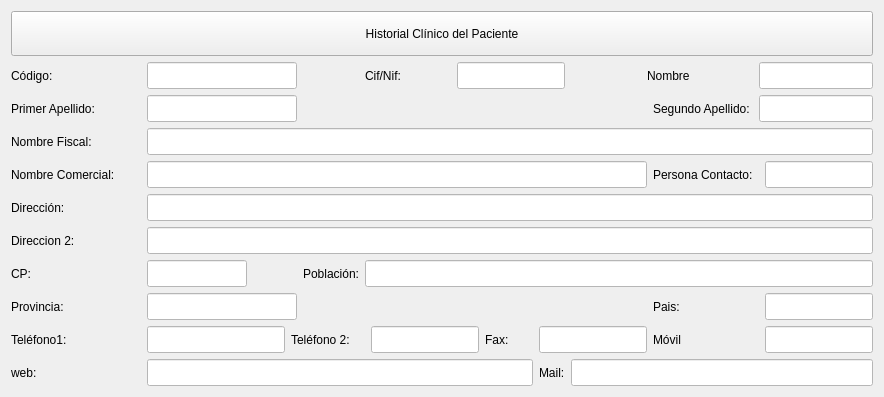
      <widget class="QWidget" name="tab">
       <attribute name="title">
        <string>Cliente</string>
       </attribute>
       <layout class="QGridLayout" name="gridLayout_7">
        <item row="0" column="0">
         <layout class="QGridLayout" name="gridLayout_2">
          <item row="7" column="1" colspan="2">
           <widget class="QLineEdit" name="txtcCp">
            <property name="minimumSize">
             <size>
              <width>0</width>
              <height>27</height>
             </size>
            </property>
            <property name="maximumSize">
             <size>
              <width>100</width>
              <height>16777215</height>
             </size>
            </property>
            <property name="styleSheet">
             <string notr="true">background-color: rgb(255, 255, 255);</string>
            </property>
           </widget>
          </item>
          <item row="8" column="0">
           <widget class="QLabel" name="label_17">
            <property name="text">
             <string>Provincia:                    </string>
            </property>
           </widget>
          </item>
          <item row="8" column="1" colspan="3">
           <widget class="QLineEdit" name="txtcProvincia">
            <property name="minimumSize">
             <size>
              <width>0</width>
              <height>27</height>
             </size>
            </property>
            <property name="maximumSize">
             <size>
              <width>150</width>
              <height>16777215</height>
             </size>
            </property>
            <property name="styleSheet">
             <string notr="true">background-color: rgb(255, 255, 255);</string>
            </property>
           </widget>
          </item>
          <item row="9" column="0">
           <widget class="QLabel" name="label_19">
            <property name="text">
             <string>Teléfono1:                   </string>
            </property>
           </widget>
          </item>
          <item row="9" column="12" colspan="3">
           <widget class="QLineEdit" name="txtcFax">
            <property name="minimumSize">
             <size>
              <width>100</width>
              <height>27</height>
             </size>
            </property>
            <property name="styleSheet">
             <string notr="true">background-color: rgb(255, 255, 255);</string>
            </property>
           </widget>
          </item>
          <item row="10" column="0">
           <widget class="QLabel" name="label_23">
            <property name="text">
             <string>web:                              </string>
            </property>
           </widget>
          </item>
          <item row="8" column="4" colspan="10">
           <spacer name="horizontalSpacer_4">
            <property name="orientation">
             <enum>Qt::Horizontal</enum>
            </property>
            <property name="sizeHint" stdset="0">
             <size>
              <width>40</width>
              <height>20</height>
             </size>
            </property>
           </spacer>
          </item>
          <item row="10" column="1" colspan="11">
           <widget class="QLineEdit" name="txtcWeb">
            <property name="minimumSize">
             <size>
              <width>0</width>
              <height>27</height>
             </size>
            </property>
            <property name="styleSheet">
             <string notr="true">background-color: rgb(255, 255, 255);</string>
            </property>
           </widget>
          </item>
          <item row="10" column="13" colspan="5">
           <widget class="QLineEdit" name="txtcEMail">
            <property name="minimumSize">
             <size>
              <width>0</width>
              <height>27</height>
             </size>
            </property>
            <property name="styleSheet">
             <string notr="true">background-color: rgb(255, 255, 255);</string>
            </property>
           </widget>
          </item>
          <item row="10" column="12">
           <widget class="QLabel" name="label_24">
            <property name="text">
             <string>Mail:</string>
            </property>
           </widget>
          </item>
          <item row="9" column="6" colspan="4">
           <widget class="QLineEdit" name="txtcTelefono2">
            <property name="minimumSize">
             <size>
              <width>100</width>
              <height>27</height>
             </size>
            </property>
            <property name="styleSheet">
             <string notr="true">background-color: rgb(255, 255, 255);</string>
            </property>
           </widget>
          </item>
          <item row="4" column="1" colspan="14">
           <widget class="QLineEdit" name="txtcNombreComercial">
            <property name="minimumSize">
             <size>
              <width>0</width>
              <height>27</height>
             </size>
            </property>
            <property name="styleSheet">
             <string notr="true">background-color: rgb(255, 255, 255);</string>
            </property>
           </widget>
          </item>
          <item row="1" column="0">
           <widget class="QLabel" name="label">
            <property name="text">
             <string>Código:                        </string>
            </property>
           </widget>
          </item>
          <item row="1" column="1" colspan="3">
           <widget class="QLineEdit" name="txtcCodigoCliente">
            <property name="minimumSize">
             <size>
              <width>0</width>
              <height>27</height>
             </size>
            </property>
            <property name="styleSheet">
             <string notr="true">background-color: rgb(255, 255, 255);</string>
            </property>
           </widget>
          </item>
          <item row="1" column="4">
           <spacer name="horizontalSpacer">
            <property name="orientation">
             <enum>Qt::Horizontal</enum>
            </property>
            <property name="sizeHint" stdset="0">
             <size>
              <width>40</width>
              <height>20</height>
             </size>
            </property>
           </spacer>
          </item>
          <item row="1" column="16" colspan="2">
           <widget class="QLineEdit" name="txtcNombre">
            <property name="minimumSize">
             <size>
              <width>0</width>
              <height>27</height>
             </size>
            </property>
            <property name="styleSheet">
             <string notr="true">background-color: rgb(255, 255, 255);</string>
            </property>
            <property name="echoMode">
             <enum>QLineEdit::Normal</enum>
            </property>
           </widget>
          </item>
          <item row="2" column="0">
           <widget class="QLabel" name="label_4">
            <property name="text">
             <string>Primer Apellido:       </string>
            </property>
           </widget>
          </item>
          <item row="2" column="1" colspan="3">
           <widget class="QLineEdit" name="txtPrimerApellido">
            <property name="minimumSize">
             <size>
              <width>150</width>
              <height>27</height>
             </size>
            </property>
            <property name="styleSheet">
             <string notr="true">background-color: rgb(255, 255, 255);</string>
            </property>
           </widget>
          </item>
          <item row="5" column="0">
           <widget class="QLabel" name="label_13">
            <property name="text">
             <string>Dirección:                   </string>
            </property>
           </widget>
          </item>
          <item row="6" column="0">
           <widget class="QLabel" name="label_14">
            <property name="text">
             <string>Direccion 2:                </string>
            </property>
           </widget>
          </item>
          <item row="7" column="0">
           <widget class="QLabel" name="label_15">
            <property name="text">
             <string>CP:                                 </string>
            </property>
           </widget>
          </item>
          <item row="9" column="15" colspan="2">
           <widget class="QLabel" name="label_22">
            <property name="text">
             <string>Móvil</string>
            </property>
           </widget>
          </item>
          <item row="1" column="5" colspan="4">
           <widget class="QLabel" name="label_2">
            <property name="text">
             <string>Cif/Nif:</string>
            </property>
           </widget>
          </item>
          <item row="9" column="17">
           <widget class="QLineEdit" name="txtcMovil">
            <property name="minimumSize">
             <size>
              <width>0</width>
              <height>27</height>
             </size>
            </property>
            <property name="styleSheet">
             <string notr="true">background-color: rgb(255, 255, 255);</string>
            </property>
           </widget>
          </item>
          <item row="9" column="1">
           <widget class="QLineEdit" name="txtcTelefono1">
            <property name="minimumSize">
             <size>
              <width>0</width>
              <height>27</height>
             </size>
            </property>
            <property name="styleSheet">
             <string notr="true">background-color: rgb(255, 255, 255);</string>
            </property>
           </widget>
          </item>
          <item row="9" column="2" colspan="4">
           <widget class="QLabel" name="label_20">
            <property name="text">
             <string>Teléfono 2:</string>
            </property>
           </widget>
          </item>
          <item row="9" column="10" colspan="2">
           <widget class="QLabel" name="label_21">
            <property name="text">
             <string>Fax:</string>
            </property>
           </widget>
          </item>
          <item row="2" column="4" colspan="2">
           <spacer name="horizontalSpacer_3">
            <property name="orientation">
             <enum>Qt::Horizontal</enum>
            </property>
            <property name="sizeHint" stdset="0">
             <size>
              <width>40</width>
              <height>20</height>
             </size>
            </property>
           </spacer>
          </item>
          <item row="3" column="0">
           <widget class="QLabel" name="label_11">
            <property name="text">
             <string>Nombre Fiscal:          </string>
            </property>
           </widget>
          </item>
          <item row="4" column="0">
           <widget class="QLabel" name="label_12">
            <property name="text">
             <string>Nombre Comercial:</string>
            </property>
           </widget>
          </item>
          <item row="2" column="15">
           <widget class="QLabel" name="label_5">
            <property name="text">
             <string>Segundo Apellido:</string>
            </property>
           </widget>
          </item>
          <item row="2" column="16" colspan="2">
           <widget class="QLineEdit" name="txtSegundoApellido">
            <property name="minimumSize">
             <size>
              <width>0</width>
              <height>27</height>
             </size>
            </property>
            <property name="styleSheet">
             <string notr="true">background-color: rgb(255, 255, 255);</string>
            </property>
           </widget>
          </item>
          <item row="3" column="1" colspan="17">
           <widget class="QLineEdit" name="txtcNombreFiscal">
            <property name="minimumSize">
             <size>
              <width>0</width>
              <height>27</height>
             </size>
            </property>
            <property name="styleSheet">
             <string notr="true">background-color: rgb(255, 255, 255);</string>
            </property>
           </widget>
          </item>
          <item row="5" column="1" colspan="17">
           <widget class="QLineEdit" name="txtcDireccion1">
            <property name="minimumSize">
             <size>
              <width>0</width>
              <height>27</height>
             </size>
            </property>
            <property name="styleSheet">
             <string notr="true">background-color: rgb(255, 255, 255);</string>
            </property>
           </widget>
          </item>
          <item row="4" column="15">
           <widget class="QLabel" name="label_41">
            <property name="text">
             <string>Persona Contacto:</string>
            </property>
           </widget>
          </item>
          <item row="4" column="17">
           <widget class="QLineEdit" name="txtcPersonaContacto">
            <property name="minimumSize">
             <size>
              <width>0</width>
              <height>27</height>
             </size>
            </property>
            <property name="styleSheet">
             <string notr="true">background-color: rgb(255, 255, 255);</string>
            </property>
           </widget>
          </item>
          <item row="1" column="9" colspan="4">
           <widget class="QLineEdit" name="txtcCifNif">
            <property name="minimumSize">
             <size>
              <width>0</width>
              <height>27</height>
             </size>
            </property>
            <property name="styleSheet">
             <string notr="true">background-color: rgb(255, 255, 255);</string>
            </property>
           </widget>
          </item>
          <item row="1" column="13">
           <spacer name="horizontalSpacer_2">
            <property name="orientation">
             <enum>Qt::Horizontal</enum>
            </property>
            <property name="sizeHint" stdset="0">
             <size>
              <width>40</width>
              <height>20</height>
             </size>
            </property>
           </spacer>
          </item>
          <item row="1" column="14" colspan="2">
           <widget class="QLabel" name="label_3">
            <property name="text">
             <string>Nombre</string>
            </property>
           </widget>
          </item>
          <item row="6" column="1" colspan="17">
           <widget class="QLineEdit" name="txtcDireccion2">
            <property name="minimumSize">
             <size>
              <width>0</width>
              <height>27</height>
             </size>
            </property>
            <property name="styleSheet">
             <string notr="true">background-color: rgb(255, 255, 255);</string>
            </property>
           </widget>
          </item>
          <item row="7" column="5" colspan="13">
           <widget class="QLineEdit" name="txtcPoblacion">
            <property name="minimumSize">
             <size>
              <width>0</width>
              <height>27</height>
             </size>
            </property>
            <property name="styleSheet">
             <string notr="true">background-color: rgb(255, 255, 255);</string>
            </property>
           </widget>
          </item>
          <item row="7" column="4">
           <widget class="QLabel" name="label_16">
            <property name="text">
             <string>Población:</string>
            </property>
           </widget>
          </item>
          <item row="8" column="17">
           <widget class="QLineEdit" name="txtcPais">
            <property name="minimumSize">
             <size>
              <width>0</width>
              <height>27</height>
             </size>
            </property>
            <property name="styleSheet">
             <string notr="true">background-color: rgb(255, 255, 255);</string>
            </property>
           </widget>
          </item>
          <item row="8" column="15">
           <widget class="QLabel" name="label_18">
            <property name="text">
             <string>Pais:</string>
            </property>
           </widget>
          </item>
          <item row="0" column="0" colspan="18">
           <widget class="QPushButton" name="btnFichaPaciente">
            <property name="minimumSize">
             <size>
              <width>0</width>
              <height>45</height>
             </size>
            </property>
            <property name="styleSheet">
             <string notr="true"/>
            </property>
            <property name="text">
             <string>Historial Clínico del Paciente</string>
            </property>
            <property name="icon">
             <iconset resource="terra.qrc">
              <normaloff>:/Icons/PNG/medic.png</normaloff>:/Icons/PNG/medic.png</iconset>
            </property>
            <property name="iconSize">
             <size>
              <width>32</width>
              <height>32</height>
             </size>
            </property>
           </widget>
          </item>
         </layout>
        </item>
       </layout>
      </widget>
